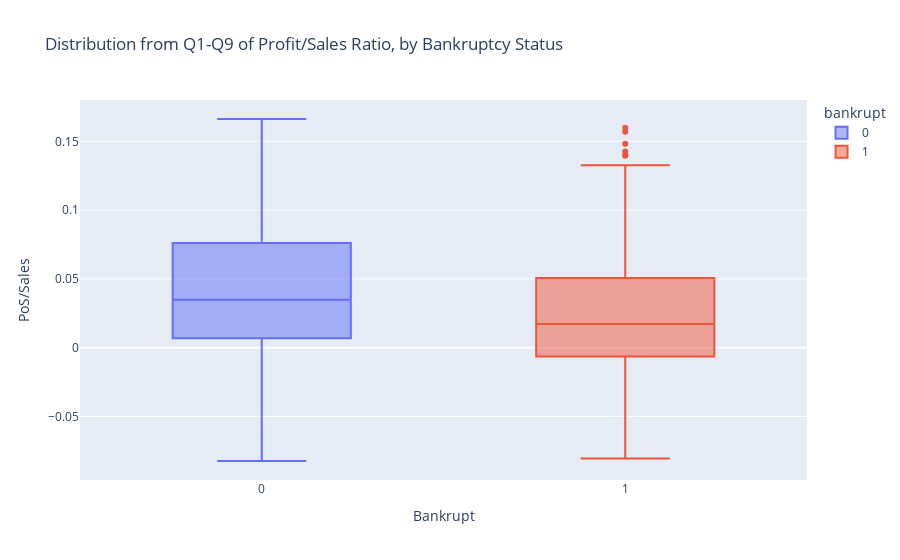

The notebook cell this image was saved under:
### Code cell
q1, q9 = bankrupt_df['feat_39'].quantile([0.1,0.9])
mask = bankrupt_df['feat_39'].between(q1,q9)

fig = px.box(data_frame=bankrupt_df[mask],
             x='bankrupt',
             y='feat_39',
             height=500,
             color='bankrupt',
             title="Distribution from Q1-Q9 of Profit/Sales Ratio, by Bankruptcy Status")
fig.update_layout(xaxis_title= 'Bankrupt',yaxis_title= "PoS/Sales")
fig.show()

### Figure 1 — Plotly figure (JSON) as saved in the notebook; plotly's stock layout.template omitted (floating-point values rounded to 4 significant figures; data arrays with more than 128 entries replaced by an {"elided": "..."} marker saying what was removed)
{"data": [{"alignmentgroup": "True", "hovertemplate": "bankrupt=%{x}<br>feat_39=%{y}<extra></extra>", "legendgroup": "0", "marker": {"color": "#636efa"}, "name": "0", "notched": false, "offsetgroup": "0", "orientation": "v", "showlegend": true, "type": "box", "x": {"elided": "8011 int values"}, "x0": " ", "xaxis": "x", "y": {"elided": "8011 float values"}, "y0": " ", "yaxis": "y"}, {"alignmentgroup": "True", "hovertemplate": "bankrupt=%{x}<br>feat_39=%{y}<extra></extra>", "legendgroup": "1", "marker": {"color": "#EF553B"}, "name": "1", "notched": false, "offsetgroup": "1", "orientation": "v", "showlegend": true, "type": "box", "x": {"elided": "357 int values"}, "x0": " ", "xaxis": "x", "y": {"elided": "357 float values"}, "y0": " ", "yaxis": "y"}], "layout": {"autosize": true, "boxmode": "overlay", "legend": {"title": {"text": "bankrupt"}, "tracegroupgap": 0}, "title": {"text": "Distribution from Q1-Q9 of Profit/Sales Ratio, by Bankruptcy Status"}, "xaxis": {"anchor": "y", "autorange": true, "categoryarray": [0, 1], "categoryorder": "array", "domain": [0, 1], "range": [-0.5, 1.5], "title": {"text": "Bankrupt"}, "type": "linear"}, "yaxis": {"anchor": "x", "autorange": true, "domain": [0, 1], "range": [-0.09613, 0.18], "title": {"text": "PoS/Sales"}, "type": "linear"}}}
